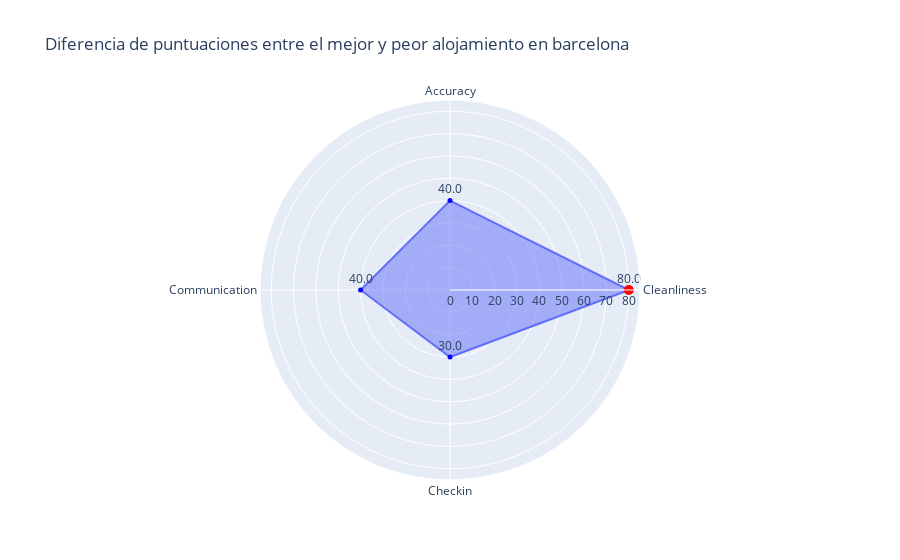
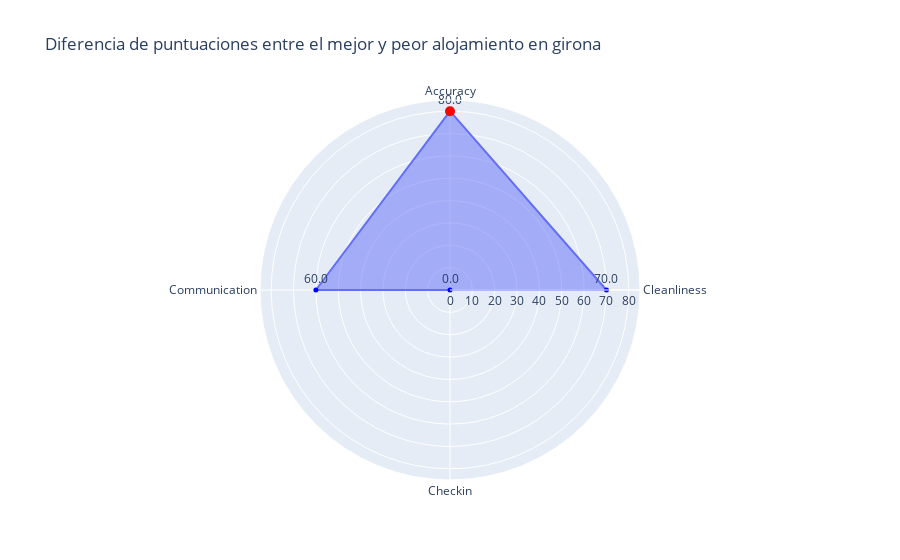
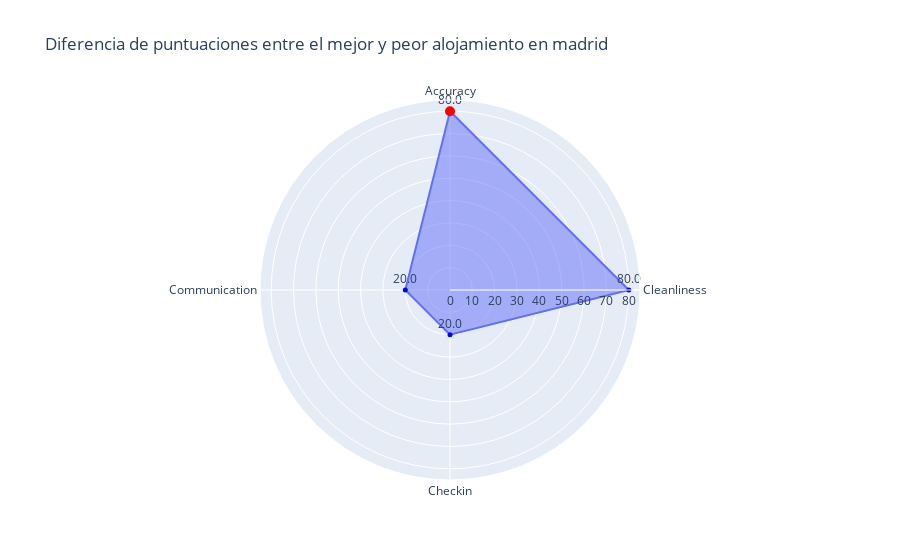
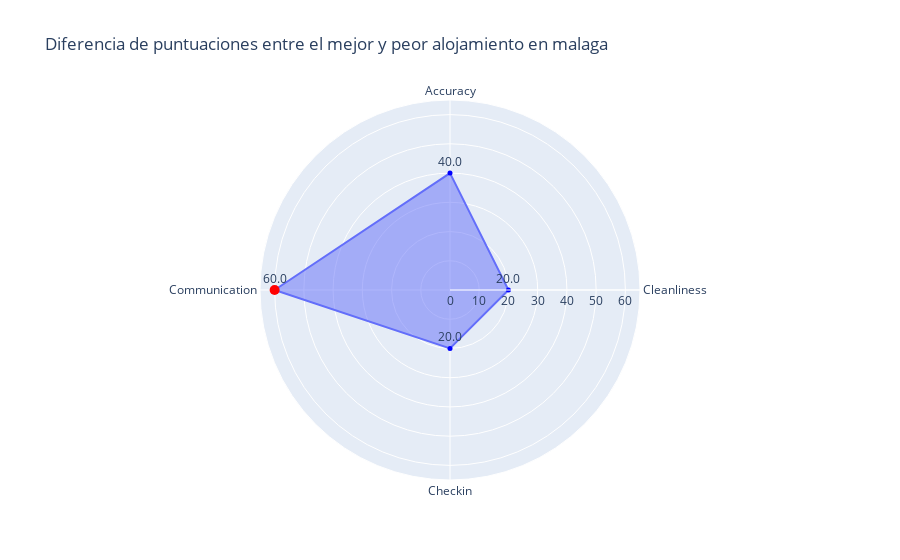

Source (notebook cell) for these figures, in order:
### Code cell
# Para cada ciudad, generar un gráfico de radar
for city, group in grouped:
    mejor = group.loc[group['review_scores_value'].idxmax()]
    peor = group.loc[group['review_scores_value'].idxmin()]
    diferencias = (mejor[cols] - peor[cols])
    
    # Datos para resaltar el valor máximo
    max_item = diferencias.idxmax().replace('review_scores_', '').capitalize()
    max_diferencia = diferencias.max()

    # Convertir índices para visualización
    theta_labels = diferencias.index.str.replace('review_scores_', '').str.capitalize()

    # Crear figura polar (radar)
    fig = px.line_polar(
        r=diferencias.values,
        theta=theta_labels,
        range_r=(0, max(diferencias.values) + 5),
        line_close=True,
        title=f"Diferencia de puntuaciones entre el mejor y peor alojamiento en {city}"
    )
    fig.update_traces(fill='toself')

    # Añadir puntos y valores
    fig.add_trace(go.Scatterpolar(
        r=diferencias.values,
        theta=theta_labels,
        mode='markers+text',
        marker=dict(color='blue', size=5, symbol='circle'),
        text=[f'{v:.1f}' for v in diferencias.values],
        textposition='top center',
        name='Valores',
        showlegend=False
    ))

    # Marcar el valor máximo
    fig.add_trace(go.Scatterpolar(
        r=[max_diferencia],
        theta=[max_item],
        mode='markers',
        marker=dict(color='red', size=10, symbol='circle'),
        name='Valor máximo',
        showlegend=False
    ))

    fig.show()

### Figure 1 — Plotly figure (JSON) as saved in the notebook; plotly's stock layout.template omitted (floating-point values rounded to 4 significant figures)
{"data": [{"fill": "toself", "hovertemplate": "r=%{r}<br>theta=%{theta}<extra></extra>", "legendgroup": "", "line": {"color": "#636efa", "dash": "solid"}, "marker": {"symbol": "circle"}, "mode": "lines", "name": "", "r": [40, 80, 30, 40, 40], "showlegend": false, "subplot": "polar", "theta": ["Accuracy", "Cleanliness", "Checkin", "Communication", "Accuracy"], "type": "scatterpolar"}, {"marker": {"color": "blue", "size": 5, "symbol": "circle"}, "mode": "markers+text", "name": "Valores", "r": [40, 80, 30, 40], "showlegend": false, "text": ["40.0", "80.0", "30.0", "40.0"], "textposition": "top center", "theta": ["Accuracy", "Cleanliness", "Checkin", "Communication"], "type": "scatterpolar"}, {"marker": {"color": "red", "size": 10, "symbol": "circle"}, "mode": "markers", "name": "Valor máximo", "r": [80], "showlegend": false, "theta": ["Cleanliness"], "type": "scatterpolar"}], "layout": {"legend": {"tracegroupgap": 0}, "polar": {"angularaxis": {"direction": "clockwise", "rotation": 90}, "domain": {"x": [0, 1], "y": [0, 1]}, "radialaxis": {"range": [0, 85]}}, "title": {"text": "Diferencia de puntuaciones entre el mejor y peor alojamiento en barcelona"}}}

### Figure 2 — Plotly figure (JSON) as saved in the notebook; plotly's stock layout.template omitted (floating-point values rounded to 4 significant figures)
{"data": [{"fill": "toself", "hovertemplate": "r=%{r}<br>theta=%{theta}<extra></extra>", "legendgroup": "", "line": {"color": "#636efa", "dash": "solid"}, "marker": {"symbol": "circle"}, "mode": "lines", "name": "", "r": [80, 70, 0, 60, 80], "showlegend": false, "subplot": "polar", "theta": ["Accuracy", "Cleanliness", "Checkin", "Communication", "Accuracy"], "type": "scatterpolar"}, {"marker": {"color": "blue", "size": 5, "symbol": "circle"}, "mode": "markers+text", "name": "Valores", "r": [80, 70, 0, 60], "showlegend": false, "text": ["80.0", "70.0", "0.0", "60.0"], "textposition": "top center", "theta": ["Accuracy", "Cleanliness", "Checkin", "Communication"], "type": "scatterpolar"}, {"marker": {"color": "red", "size": 10, "symbol": "circle"}, "mode": "markers", "name": "Valor máximo", "r": [80], "showlegend": false, "theta": ["Accuracy"], "type": "scatterpolar"}], "layout": {"legend": {"tracegroupgap": 0}, "polar": {"angularaxis": {"direction": "clockwise", "rotation": 90}, "domain": {"x": [0, 1], "y": [0, 1]}, "radialaxis": {"range": [0, 85]}}, "title": {"text": "Diferencia de puntuaciones entre el mejor y peor alojamiento en girona"}}}

### Figure 3 — Plotly figure (JSON) as saved in the notebook; plotly's stock layout.template omitted (floating-point values rounded to 4 significant figures)
{"data": [{"fill": "toself", "hovertemplate": "r=%{r}<br>theta=%{theta}<extra></extra>", "legendgroup": "", "line": {"color": "#636efa", "dash": "solid"}, "marker": {"symbol": "circle"}, "mode": "lines", "name": "", "r": [80, 80, 20, 20, 80], "showlegend": false, "subplot": "polar", "theta": ["Accuracy", "Cleanliness", "Checkin", "Communication", "Accuracy"], "type": "scatterpolar"}, {"marker": {"color": "blue", "size": 5, "symbol": "circle"}, "mode": "markers+text", "name": "Valores", "r": [80, 80, 20, 20], "showlegend": false, "text": ["80.0", "80.0", "20.0", "20.0"], "textposition": "top center", "theta": ["Accuracy", "Cleanliness", "Checkin", "Communication"], "type": "scatterpolar"}, {"marker": {"color": "red", "size": 10, "symbol": "circle"}, "mode": "markers", "name": "Valor máximo", "r": [80], "showlegend": false, "theta": ["Accuracy"], "type": "scatterpolar"}], "layout": {"legend": {"tracegroupgap": 0}, "polar": {"angularaxis": {"direction": "clockwise", "rotation": 90}, "domain": {"x": [0, 1], "y": [0, 1]}, "radialaxis": {"range": [0, 85]}}, "title": {"text": "Diferencia de puntuaciones entre el mejor y peor alojamiento en madrid"}}}

### Figure 4 — Plotly figure (JSON) as saved in the notebook; plotly's stock layout.template omitted (floating-point values rounded to 4 significant figures)
{"data": [{"fill": "toself", "hovertemplate": "r=%{r}<br>theta=%{theta}<extra></extra>", "legendgroup": "", "line": {"color": "#636efa", "dash": "solid"}, "marker": {"symbol": "circle"}, "mode": "lines", "name": "", "r": [40, 20, 20, 60, 40], "showlegend": false, "subplot": "polar", "theta": ["Accuracy", "Cleanliness", "Checkin", "Communication", "Accuracy"], "type": "scatterpolar"}, {"marker": {"color": "blue", "size": 5, "symbol": "circle"}, "mode": "markers+text", "name": "Valores", "r": [40, 20, 20, 60], "showlegend": false, "text": ["40.0", "20.0", "20.0", "60.0"], "textposition": "top center", "theta": ["Accuracy", "Cleanliness", "Checkin", "Communication"], "type": "scatterpolar"}, {"marker": {"color": "red", "size": 10, "symbol": "circle"}, "mode": "markers", "name": "Valor máximo", "r": [60], "showlegend": false, "theta": ["Communication"], "type": "scatterpolar"}], "layout": {"legend": {"tracegroupgap": 0}, "polar": {"angularaxis": {"direction": "clockwise", "rotation": 90}, "domain": {"x": [0, 1], "y": [0, 1]}, "radialaxis": {"range": [0, 65]}}, "title": {"text": "Diferencia de puntuaciones entre el mejor y peor alojamiento en malaga"}}}
